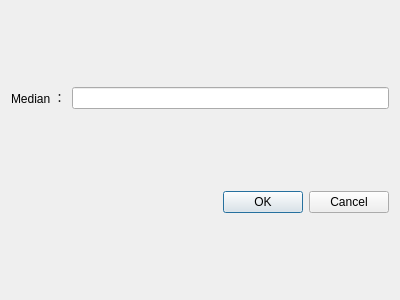
<?xml version="1.0" encoding="UTF-8"?>
<ui version="4.0">
 <class>MedianDialog</class>
 <widget class="QDialog" name="MedianDialog">
  <property name="geometry">
   <rect>
    <x>0</x>
    <y>0</y>
    <width>400</width>
    <height>300</height>
   </rect>
  </property>
  <property name="windowTitle">
   <string>Dialog</string>
  </property>
  <layout class="QVBoxLayout" name="verticalLayout">
   <item>
    <layout class="QHBoxLayout" name="horizontalLayout">
     <item>
      <widget class="QLabel" name="label">
       <property name="text">
        <string>Median ：</string>
       </property>
      </widget>
     </item>
     <item>
      <widget class="QLineEdit" name="lineEdit"/>
     </item>
    </layout>
   </item>
   <item>
    <widget class="QDialogButtonBox" name="buttonBox">
     <property name="orientation">
      <enum>Qt::Horizontal</enum>
     </property>
     <property name="standardButtons">
      <set>QDialogButtonBox::Cancel|QDialogButtonBox::Ok</set>
     </property>
    </widget>
   </item>
  </layout>
 </widget>
 <resources/>
 <connections>
  <connection>
   <sender>buttonBox</sender>
   <signal>accepted()</signal>
   <receiver>MedianDialog</receiver>
   <slot>accept()</slot>
   <hints>
    <hint type="sourcelabel">
     <x>248</x>
     <y>254</y>
    </hint>
    <hint type="destinationlabel">
     <x>157</x>
     <y>274</y>
    </hint>
   </hints>
  </connection>
  <connection>
   <sender>buttonBox</sender>
   <signal>rejected()</signal>
   <receiver>MedianDialog</receiver>
   <slot>reject()</slot>
   <hints>
    <hint type="sourcelabel">
     <x>316</x>
     <y>260</y>
    </hint>
    <hint type="destinationlabel">
     <x>286</x>
     <y>274</y>
    </hint>
   </hints>
  </connection>
 </connections>
</ui>
